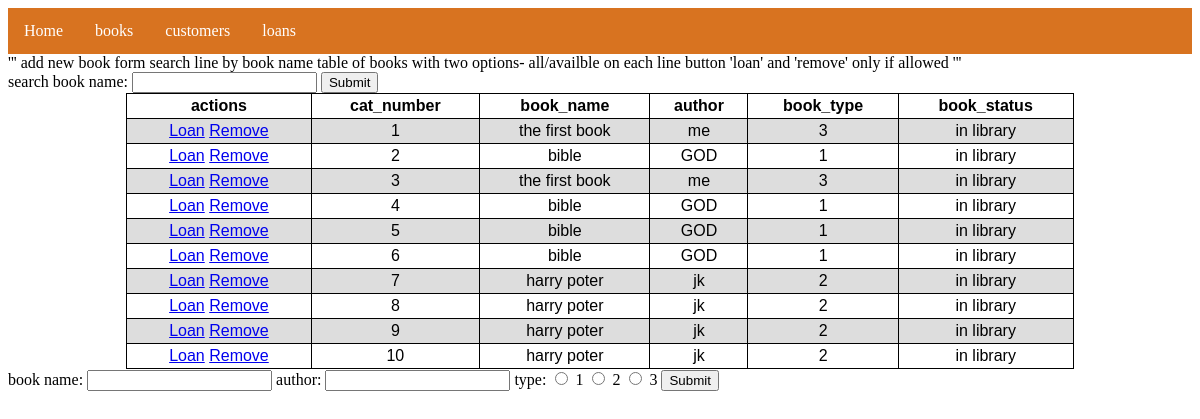
Page /books/all on the committed database.
### tables this page shows
CREATE TABLE books
                    (cat_number INTEGER NOT NULL PRIMARY KEY AUTOINCREMENT, book_name text, author text, book_type text, book_status text);

### library_v3/books_manage.py (the view)
@books.route('/all')
def all_books():
    books_data = Book.display_all_books()
    return render_template('books.html', data=books_data)

### library_v3/DAL.py (called while the page is built)
def database_query(sql_command, table):
    con = sqlite3.connect('library_data.db')
    cur = con.cursor()
    cur.execute(f"SELECT name FROM pragma_table_info('{table}')")
    column_names = list(map(lambda name: name[0], cur.fetchall()))
    cur.execute(sql_command)
    details_list = [{column_names[index]:each[index] for index in range(len(column_names))} for each in cur.fetchall()]
    cur.execute(f'SELECT COUNT(*) FROM {table}')
    count = cur.fetchone()[0]
    con.close()
    print(f'there are {count} {table}')
    return details_list

    def display_all_books():
        return database_query(f'SELECT * FROM books', 'books')

### library_v3/templates/books.html (shortened to what this page needs)
{% extends "layout.html" %}
{% block content %}
'''
add new book form
search line by book name
table of books with two options- all/availble
on each line button 'loan' and 'remove' only if allowed
'''
<form action="/books/spesific" method="POST">
    search book name: <input name="look_name">
    <input type="submit">
</form>
<table>
    <tr>
        <th>actions</th>
        <th>cat_number</th>
        <th>book_name</th>
        <th>author</th>
        <th>book_type</th>
        <th>book_status</th>
    </tr>
    {% for book in data %}
    <tr>
        <td> <a href="/loan/">Loan</a>
            <a href="/books/remove/{{book['cat_number']}}">Remove</a>
        </td>
        <td>{{book['cat_number']}}</td>
        <td>{{book['book_name']}}</td>
        <td>{{book['author']}}</td>
        <td>{{book['book_type']}}</td>
        <td>{{book['book_status']}}</td>
    </tr>
    {% endfor %}
</table>
<div>
<form action="/books/add" method="POST">
    book name: <input name="book_name">
    author: <input name="author">
    type:
    <input type="radio" name="book_type" value="1">
    <label for="1">1</label>
    <input type="radio" name="book_type" value="2">
    <label for="2">2</label>
    <input type="radio" name="book_type" value="3">
    <label for="3">3</label>
    <input type="submit">
</form></div>
{% endblock %}

### library_v3/templates/layout.html (shortened to what this page needs)
<!DOCTYPE html>
<html lang="en">
<head>
</head>
<body>
  <ul>
    <li><a class="active" href="/home">Home</a></li>
    <li><a href="/books/all">books</a></li>
    <li><a href="/customers/all">customers</a></li>
    <li><a href="/loans/all">loans</a></li>
  </ul>
  <div id="content">{% block content %}{% endblock %}
  </div>
</body>
</html>

### library_v3/templates/layout.html (style rules this page uses)
ul { list-style-type: none; margin: 0; padding: 0; overflow: hidden; background-color: rgb(216, 115, 32); }
li { float: left; }
li a { display: block; color: white; text-align: center; padding: 14px 16px; text-decoration: none; }
table { font-family: arial, sans-serif; border-collapse: collapse; width: 80%; margin-left: auto; margin-right: auto; }
td, th { border: 1px solid #000000; text-align: center; padding: 3px; }
tr:nth-child(even) { background-color: #dddddd; }

### rows in the picture
books: cat_number "1", book_name "the first book", author "me", book_type "3", book_status "in library"
books: cat_number "2", book_name "bible", author "GOD", book_type "1", book_status "in library"
books: cat_number "3", book_name "the first book", author "me", book_type "3", book_status "in library"
books: cat_number "4", book_name "bible", author "GOD", book_type "1", book_status "in library"
books: cat_number "5", book_name "bible", author "GOD", book_type "1", book_status "in library"
books: cat_number "6", book_name "bible", author "GOD", book_type "1", book_status "in library"
books: cat_number "7", book_name "harry poter", author "jk", book_type "2", book_status "in library"
books: cat_number "8", book_name "harry poter", author "jk", book_type "2", book_status "in library"
books: cat_number "9", book_name "harry poter", author "jk", book_type "2", book_status "in library"
books: cat_number "10", book_name "harry poter", author "jk", book_type "2", book_status "in library"
